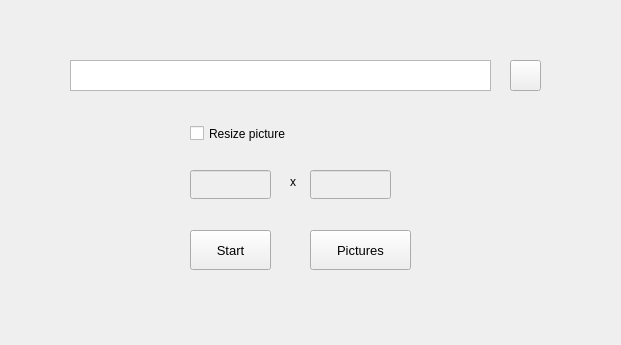
<?xml version="1.0" encoding="UTF-8"?>
<ui version="4.0">
 <class>MainWindow</class>
 <widget class="QMainWindow" name="MainWindow">
  <property name="geometry">
   <rect>
    <x>0</x>
    <y>0</y>
    <width>621</width>
    <height>345</height>
   </rect>
  </property>
  <property name="font">
   <font>
    <family>Arial</family>
    <weight>75</weight>
    <bold>true</bold>
   </font>
  </property>
  <property name="windowTitle">
   <string>frames</string>
  </property>
  <property name="windowIcon">
   <iconset>
    <normaloff>titleicon.ico</normaloff>titleicon.ico</iconset>
  </property>
  <widget class="QWidget" name="centralWidget">
   <widget class="QTextBrowser" name="fileText">
    <property name="geometry">
     <rect>
      <x>70</x>
      <y>60</y>
      <width>421</width>
      <height>31</height>
     </rect>
    </property>
    <property name="font">
     <font>
      <family>Arial</family>
      <pointsize>7</pointsize>
     </font>
    </property>
   </widget>
   <widget class="QPushButton" name="LoadBtn">
    <property name="geometry">
     <rect>
      <x>510</x>
      <y>60</y>
      <width>31</width>
      <height>31</height>
     </rect>
    </property>
    <property name="font">
     <font>
      <family>Arial</family>
      <weight>50</weight>
      <bold>false</bold>
     </font>
    </property>
    <property name="cursor">
     <cursorShape>ArrowCursor</cursorShape>
    </property>
    <property name="autoFillBackground">
     <bool>true</bool>
    </property>
    <property name="text">
     <string/>
    </property>
    <property name="icon">
     <iconset>
      <normaloff>foldericon.ico</normaloff>foldericon.ico</iconset>
    </property>
    <property name="iconSize">
     <size>
      <width>40</width>
      <height>40</height>
     </size>
    </property>
   </widget>
   <widget class="QPushButton" name="staBtn">
    <property name="geometry">
     <rect>
      <x>190</x>
      <y>230</y>
      <width>81</width>
      <height>40</height>
     </rect>
    </property>
    <property name="font">
     <font>
      <family>Arial</family>
      <pointsize>10</pointsize>
      <weight>50</weight>
      <bold>false</bold>
     </font>
    </property>
    <property name="text">
     <string>Start</string>
    </property>
   </widget>
   <widget class="QPushButton" name="colBtn">
    <property name="geometry">
     <rect>
      <x>310</x>
      <y>230</y>
      <width>101</width>
      <height>40</height>
     </rect>
    </property>
    <property name="font">
     <font>
      <family>Arial</family>
      <pointsize>10</pointsize>
      <weight>50</weight>
      <bold>false</bold>
     </font>
    </property>
    <property name="text">
     <string>Pictures</string>
    </property>
   </widget>
   <widget class="QCheckBox" name="reCkb">
    <property name="geometry">
     <rect>
      <x>190</x>
      <y>120</y>
      <width>171</width>
      <height>27</height>
     </rect>
    </property>
    <property name="font">
     <font>
      <pointsize>9</pointsize>
      <weight>50</weight>
      <bold>false</bold>
     </font>
    </property>
    <property name="text">
     <string>Resize picture</string>
    </property>
   </widget>
   <widget class="QLineEdit" name="weiLinE">
    <property name="enabled">
     <bool>false</bool>
    </property>
    <property name="geometry">
     <rect>
      <x>190</x>
      <y>170</y>
      <width>81</width>
      <height>29</height>
     </rect>
    </property>
    <property name="font">
     <font>
      <weight>50</weight>
      <bold>false</bold>
     </font>
    </property>
   </widget>
   <widget class="QLineEdit" name="heiLinE">
    <property name="enabled">
     <bool>false</bool>
    </property>
    <property name="geometry">
     <rect>
      <x>310</x>
      <y>170</y>
      <width>81</width>
      <height>29</height>
     </rect>
    </property>
    <property name="font">
     <font>
      <weight>50</weight>
      <bold>false</bold>
     </font>
    </property>
   </widget>
   <widget class="QLabel" name="mulLal">
    <property name="geometry">
     <rect>
      <x>290</x>
      <y>170</y>
      <width>16</width>
      <height>23</height>
     </rect>
    </property>
    <property name="font">
     <font>
      <weight>50</weight>
      <bold>false</bold>
     </font>
    </property>
    <property name="text">
     <string>x</string>
    </property>
   </widget>
  </widget>
 </widget>
 <resources>
  <include location="icon.qrc"/>
 </resources>
 <connections/>
</ui>
